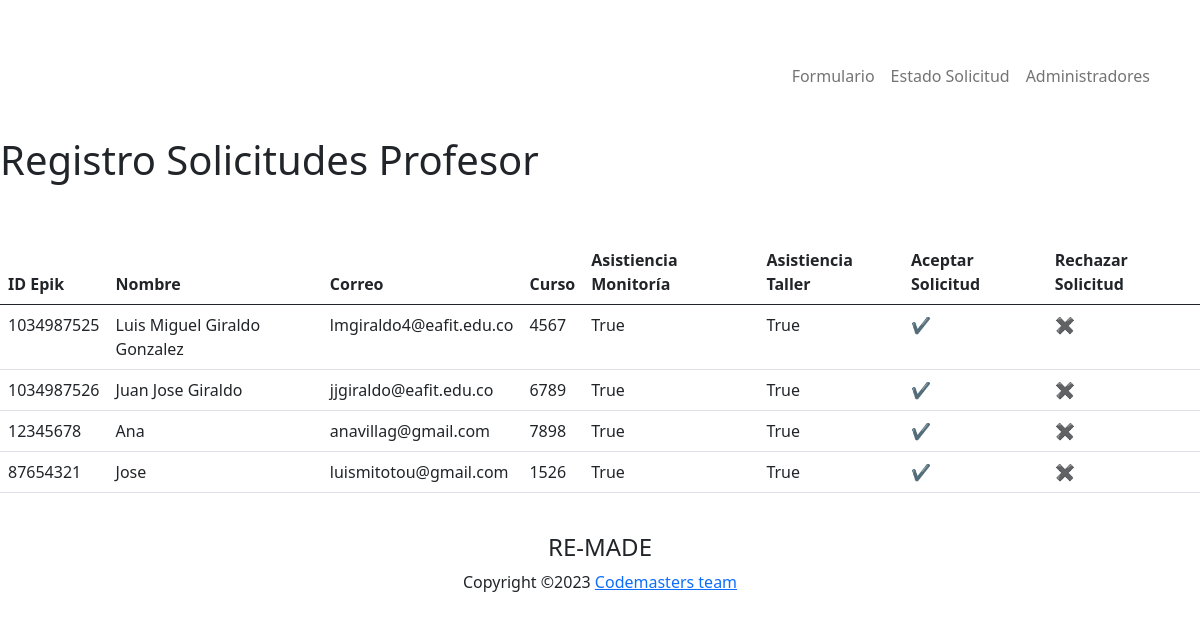
Screenshot of /solicitud with the database file from the repository.
### app/models.py (models this page shows, shortened)
class general(models.Model):
    idEpik = models.CharField(max_length=20, primary_key=True)
    nombre = models.CharField(max_length=100)
    mail = models.CharField(max_length=100)
    curso = models.CharField(max_length=4)
    valMonitoria = models.BooleanField(default=False)
    valTaller = models.BooleanField(default=False)

### app/views.py (the view)
# urls.py: path('solicitud',views.solicitud,name='solicitud'),
def solicitud(request,):
    solicitudes = general.objects.all()
    return render(request,'solicitud.html',{'solicitudes':solicitudes})

### app/templates/solicitud.html (shortened to what this page needs)
<!DOCTYPE html>
<html>
<head>
{% load static %}
<link href="https://cdn.jsdelivr.net/npm/bootstrap@5.0.2/dist/css/bootstrap.min.css" rel="stylesheet">
    <link rel="stylesheet" href="{%static 'style.css'%}">
    <link rel="stylesheet" href="https://cdn.jsdelivr.net/npm/bootstrap@5.3.0/dist/css/bootstrap.min.css">
<nav class="navbar navbar-expand-lg navbar-light" style="background-color: #00000;">
    <div class="container">
    <div class="collapse navbar-collapse"
    id="navbarNavAltMarkup">
    <div class="navbar-nav ms-auto">
        <a class="nav-link" href="{% url 'home' %}" id="navs">Formulario</a>
        <a class="nav-link" href="" id="navs">Estado Solicitud</a>
        <a class="nav-link" href="{% url 'solicitud' %}" id="navs">Administradores</a>
    </div>
</div>
</div>
</nav>
</head>
<ul class="list-group">
<ceneter><h1>Registro Solicitudes Profesor</h1><center>
<br>
<br>
<div class="table-responsive">
    <table class="table table-hover">
      <thead>
            <tr>
                <th>ID Epik</th>
                <th>Nombre </th>
                <th>Correo</th>
                <th>Curso</th>
                <th>Asistiencia Monitoría</th>
                <th>Asistiencia Taller</th>
                <th>Aceptar Solicitud</th>
                <th>Rechazar Solicitud</th>
            </tr>
        </thead>
        <tbody>
        {% for solicitud in solicitudes %}
        {% if solicitud.valMonitoria == False or solicitud.valTaller == False%}
        {% else %}
            <tr>
                <td>{{ solicitud.idEpik }}</td>
                <td>{{ solicitud.nombre }}</td>
                <td>{{ solicitud.mail }}</td>
                <td>{{ solicitud.curso }}</td>
                <td>{{ solicitud.valMonitoria }}</td>
                <td>{{ solicitud.valTaller }}</td>
                <td><a class="nav-link" href="{% url 'eliminarSolicitud' solicitud.idEpik %}" id="navs">✔️</a></td>
                <td><a class="nav-link" href="{% url 'aceptarSolicitud' solicitud.idEpik %}" id="navs">✖️</a></td>
            </tr>
            {% endif %}
            {% endfor %}
        </tbody>
    </table>
    </div>
</body>
<footer id="foot">
    <br>
    <h4>RE-MADE</h4>
        <p>Copyright &copy;2023 <a href=”#”>Codemasters team</a>  </p>
</footer>

### app/static/style.css (style rules this page uses)
.navbar { display: flex; flex-direction: column; position: relative; display: flex; flex-wrap: wrap; align-items: center; justify-content: space-between; padding-top: .5rem; padding-bottom: .5rem; }
.container { margin-top: 3em; display: flex; justify-content: center; margin-bottom: 2em; }

### rows the page displays
general: idEpik "1034987525", nombre "Luis Miguel Giraldo Gonzalez", mail "lmgiraldo4@eafit.edu.co", curso "4567", valMonitoria "True", valTaller "True"
general: idEpik "1034987526", nombre "Juan Jose Giraldo", mail "jjgiraldo@eafit.edu.co", curso "6789", valMonitoria "True", valTaller "True"
general: idEpik "12345678", nombre "Ana", mail "anavillag@gmail.com", curso "7898", valMonitoria "True", valTaller "True"
general: idEpik "87654321", nombre "Jose", mail "luismitotou@gmail.com", curso "1526", valMonitoria "True", valTaller "True"
